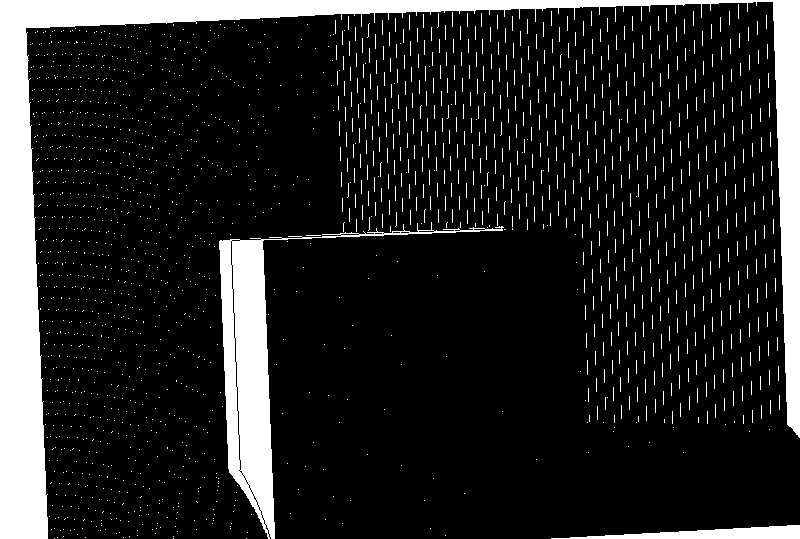
%> input picture estimation_inpainting/mask.png, 800 x 539 px
$ octave main_2plan.m   (GNU Octave 9; MATLAB toolbox functions it lacks are replaced by stand-ins)
%> lines starting %> are read from the running program, lines starting %| are printed output that depends on the picture; in (x1, y1, x2, y2) boxes, pixels count from 0 and x2, y2 are one past the last pixel; in counts of white or black regions, pixels touching at a corner belong together; the program's own positions count from 1
### estimation_inpainting/getpatch.m
%---------------------------------------------------------------------
% Returns the indices for a 2w+1x2w+1 patch centered at pixel p.
%---------------------------------------------------------------------
function [Hp,rows,cols] = getpatch(sz,p, w)
	% Returns the indices for a 2w+1x2w+1 patch centered at pixel p.
	% [x,y] = ind2sub(sz,p);  % 2*w+1 == the patch size
	p = p-1; y=floor(p/sz(1))+1; p=rem(p,sz(1)); x=floor(p)+1;
	rows = max(x-w,1):min(x+w,sz(1));
	cols = (max(y-w,1):min(y+w,sz(2)))';
	Hp = sub2ndx(rows,cols,sz(1));
end


%---------------------------------------------------------------------
% Converts the (rows,cols) subscript-style indices to Matlab index-style
% indices.  Unforunately, 'sub2ind' cannot be used for this.
%---------------------------------------------------------------------
function N = sub2ndx(rows,cols,nTotalRows)
	X = rows(ones(length(cols),1),:);
	Y = cols(:,ones(1,length(rows)));
	N = X+(Y-1)*nTotalRows;
end

### estimation_inpainting/find_region.m
function plans = find_region(img, fillRegion)
    % Find_region finds ergions around the fill region with the k-means
    % and split the fill region with respect to the region found.

    %---------------------------------------------------------------------
    % COMMENTS
    %
    % To have accurate results, we must play with the number of regions
    % we want to find (warning, heavily time consuming)
    % And the size of the element strel for the dilatation and
    % erosion.
    % Thus we could have small homogenous regions
    %
    %---------------------------------------------------------------------
    %    PARAMETERS TO TUNE

    gradient_stregth = 20;
    gradient_stregth2 = 10;
    region_search_sz = 50; % The size of the window we are looking around
                           % the region to be filled, to find region
    erosion_stregth = 4; % By tuning this parameter, we keep more or less regions
    %---------------------------------------------------------------------


    %Define number of plan we want
    %nbPlan = 4; %starting by distinguish background to front

    [nCol nRow] = size(img);
    fillRegion = im2double(fillRegion);
    % Degrade image by removing values of the fill Region.
    img(fillRegion > 0) = 0;


    % Register all point we already have in our cluster
    % Starting with point inside the fillRegion because
    % We don't want them.
    patches_added = fillRegion;


    % First Deritative
    [Ix Iy] = gradient(img);
    Ix(Ix == 0) = 1.0;
    Iy(Iy == 0) = 1.0;
    Ix = abs(log(abs(Ix))).*sign(Iy);
    Iy = abs(log(abs(Iy))).*sign(Ix);
    % Second Deritative
    G2 = del2(img);
    % Our border:
    dR = find(conv2(fillRegion,[1,1,1;1,-8,1;1,1,1],'same')>0);

    % The cluster from which we will find the region.
    points = zeros(3,4); % stupid initialisation
    % stupid iterator variable
    i = 1;
    % Cordonnee des points trouves
    cord_points = zeros(1,1);

    for k=dR'

        Hp = getpatch([nCol nRow],k,region_search_sz);
        Hp = Hp(~(patches_added(Hp))); %take all the point around the fill region which are not yet in the cluster

        [sz1 sz2] = size(Hp);
        imgvect = reshape(img(Hp),sz1*sz2,1);
        dxvect= reshape(Ix(Hp),sz1*sz2,1);
        dyvect = reshape(Iy(Hp),sz1*sz2,1);

        gvect = reshape(G2(Hp),sz1*sz2,1);
        [cx cy ] = ind2sub([nCol nRow], Hp);
        %points(i:(i-1)+sz1*sz2, 1:6) = [imgvect 20*dxvect 20*dyvect 5*gvect cx cy];
        points(i:(i-1)+sz1*sz2, 1:4) = [10*imgvect dxvect dyvect gvect];
        cord_points(i:(i-1)+sz1*sz2) = Hp;
        %Update the patch added
        patches_added(Hp) = 1;
        % Update iterator
        i = i+(sz1*sz2);
    end


    % Estimate the number of plan

    variance = var( points(:,1))+var( points(:,2));
    nbPlan = 3

    % Find the region amoung those point
    [pixel_labels cluster_center] = kmeans(points, nbPlan, 'emptyaction', 'drop', 'onlinephase', 'on');
    [cordx cordy] = ind2sub(size(img), cord_points);
    [pixel_labels cluster_center] = kmeans([500*pixel_labels cordx' cordy'], 2, 'emptyaction', 'drop', 'onlinephase', 'on');
    %pixel_labels = reshape(cluster_idx,nCol,nRow);

     % For test puropose
    colors = [  1.0 0.0 0.0; 0.0 1.0 0.0; 0.0 0.0 1.0; 1.0 1.0 0.0;
                0.0 1.0 1.0; 1.0 0.0 1.0; 1.0 0.5 0.0; 0.5 1.0 0.0;
                0.5 0.0 0.0; 0.0 0.5 0.0; 0.0 0.0 0.5; 0.5 0.5 0.0;
                0.0 1.0 1.0; 1.0 0.0 1.0; 1.0 0.5 0.0; 0.5 1.0 0.0; ];

    %mask = patches_added-fillRegion;


    all_cord = zeros(1);
    tmp1 = zeros(size(img));
    tmp2 = zeros(size(img));
    tmp3 = zeros(size(img));

    nbPlan_find = 0;
    currSz = 0;

    [Ix Iy] = gradient(img);

    for i = 1:nbPlan;


        cord_of_region = find(pixel_labels == i);
        %[cordx cordy] = ind2sub([nCol nRow], cord_points(cord_of_region));
        region = zeros(size(img));
        region(cord_points(cord_of_region)) = 1.0;
        %se = strel('disk',3);
        %region = imerode(region,se);
        region =im2double(region);

        if find(region > 0.0)
                nbPlan_find = nbPlan_find+1;
                cord_points_region = find(region > 0.0);

                all_cord(currSz+1:currSz+length(cord_points_region)) = cord_points_region;
                currSz = currSz+length(cord_points_region);


                % Cordonnee of our center of our plan.
                [x_ind, y_ind] = ind2sub([nCol nRow], cord_points_region);

                centerx = round(median(x_ind));
                centery =  round(median(y_ind));

                z_value = img(cord_points_region) - Ix(cord_points_region).*(x_ind-centerx) - Iy(cord_points_region).*(y_ind-centery);

                a_value = Ix(cord_points_region);

                b_value = Iy(cord_points_region);

                tmp1(cord_points_region) = colors(nbPlan_find,1);
                tmp2(cord_points_region) = colors(nbPlan_find,2);
                tmp3(cord_points_region) = colors(nbPlan_find,3);

                plans(nbPlan_find).center = [centerx centery];
                plans(nbPlan_find).meanValue = mean((z_value));
                plans(nbPlan_find).dx = median((a_value));
                plans(nbPlan_find).dy = median((b_value));
                plans(nbPlan_find).points = cord_points_region;


       end
   end

       %img(ind) = plans(i).meanValue;

    tmp = img;
    tmp(all_cord) = 0.0;
    img2(:,:,1) = tmp+tmp1; img2(:,:,2) = tmp+tmp2; img2(:,:,3)= tmp + tmp3;
    figure; imshow(img2);

 end

### estimation_inpainting/main_2plan.m
clear all;
close all;
addpath('../estimation');


patch_size = 5;

% Estimation done. Load it:
mask = im2double(imread('mask.png'));
%> mask: size 539x800 double; values 0 (black) and 1 (white), 14.5% white; 1781 white regions (1778 under 20 px), largest, box (x1, y1, x2, y2) and area: (0, 0, 800, 539) 38965, (219, 222, 504, 539) 12056, (551, 525, 800, 539) 1830
imholes = zeros(size(mask));
im = im2double(imread('result.png'));
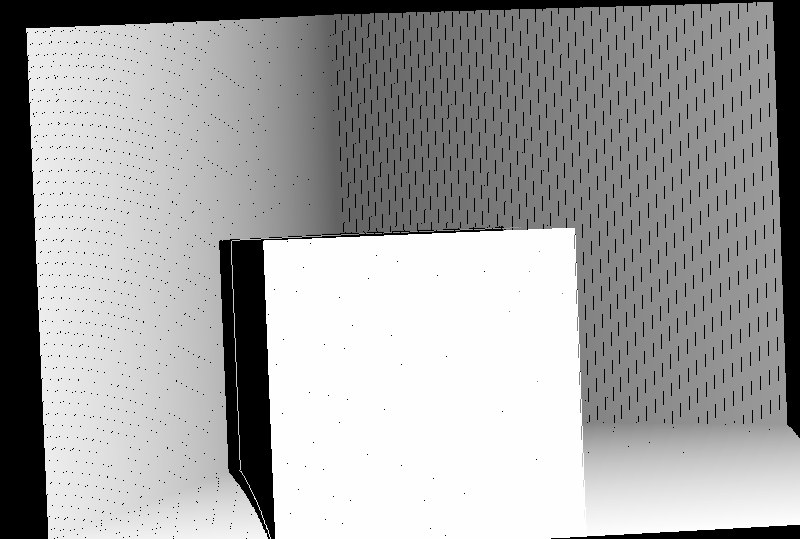
%> input picture estimation_inpainting/result.png, 800 x 539 px
%> im: size 539x800 double; min 0, max 1, mean 0.639
[nCol nRow] = size(im);
%> nCol = 539; nRow = 800

pointToFill = find(mask > 0);
%> pointToFill = 62705 values from 1 to 431200

for i=1:length(pointToFill)
	Hp = getpatch([nCol nRow], pointToFill(i), patch_size);
	Hp = Hp( mask(Hp) < 1 );
	if length(Hp) > (patch_size^2)*0.9
		im(pointToFill(i)) = mean(im(Hp));
	else
		imholes(pointToFill(i)) = 1.0;
	end
end
%> this loop made 62705 passes
%> rows in getpatch on passes 1 to 3: [1 2 3 4 5 6], [1 2 3 4 5 6 7], [1 2 3 4 5 6 7 8]
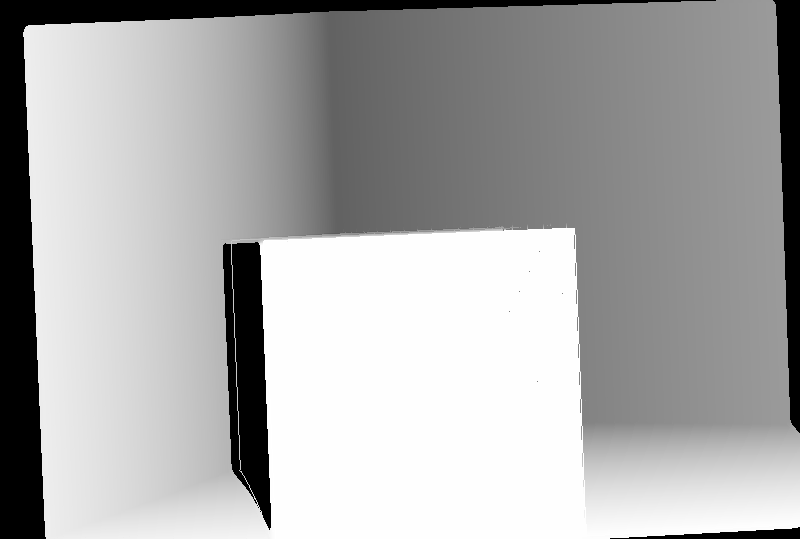
%> im: size 539x800 double; min 0, max 1, mean 0.668
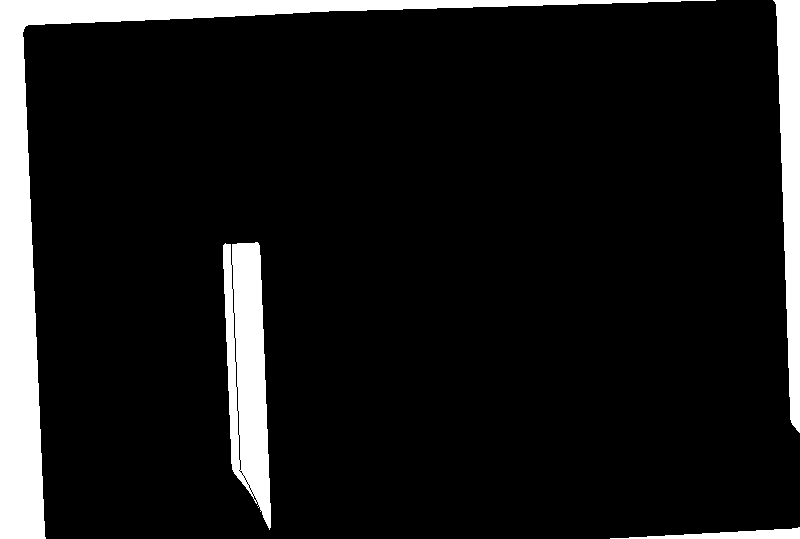
%> imholes: size 539x800 double; values 0 (black) and 1 (white), 10.2% white; 4 white regions, box (x1, y1, x2, y2) and area: (0, 0, 716, 539) 26267, (223, 242, 271, 530) 9278, (773, 0, 800, 433) 7176, (610, 527, 800, 539) 1085
%figure; imshow(im);


imfinal = im;
[components nbComp] = bwlabeln(imholes);
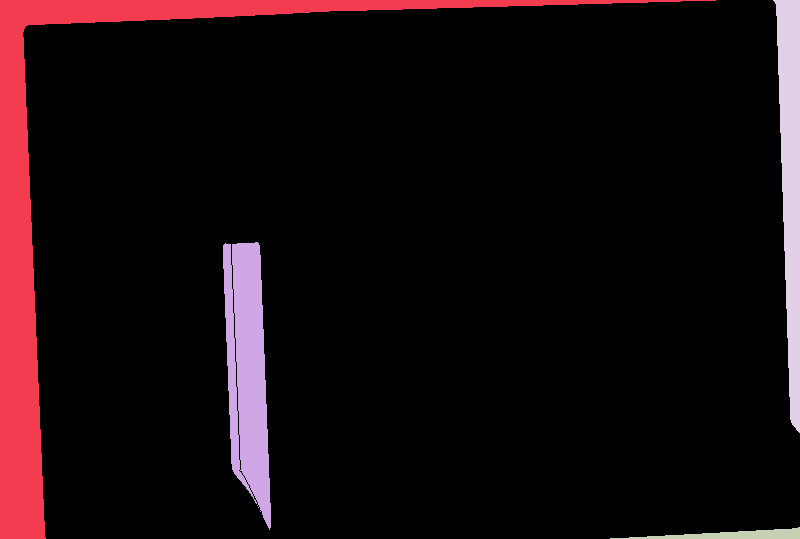
%> components: size 539x800 double; 5 distinct labels, from 0 to 4; one colour per label, 0 black
%> nbComp = 4
 for j = 1:nbComp;
 	cord_points_region = find(components == j);
 	mask = ones(size(im));
 	mask(cord_points_region) = 0.0;
 	fillRegion = ~mask;
	plans = find_region(im, fillRegion);
 	%separate_region(im, fillRegion);


end
%> this loop made 4 passes
%> variance in find_region on passes 1 to 4: 17.71, 13.48, 10.01, 69.42
%> pass 1, `fillRegion = ~mask;`:
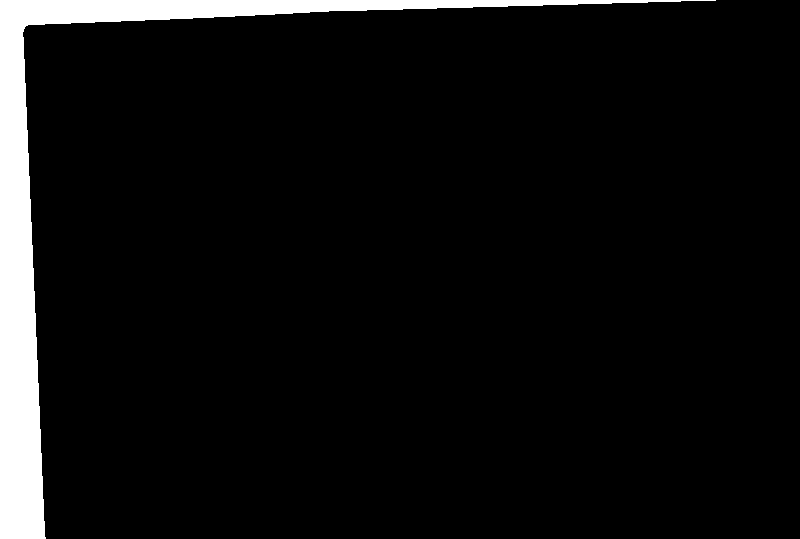
%> fillRegion: size 539x800 logical; 6.1% white; 1 white region, box (x1, y1, x2, y2) and area: (0, 0, 716, 539) 26267
%> pass 1, in find_region, `[Ix Iy] = gradient(img);`:
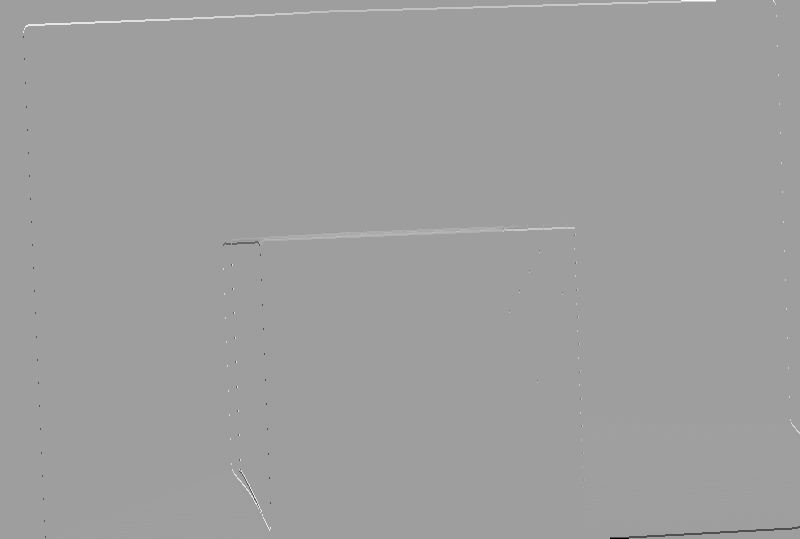
%> Iy: size 539x800 double; min -0.994, max 0.604, mean 0.0012; drawn with min black and max white
%> after the loop:
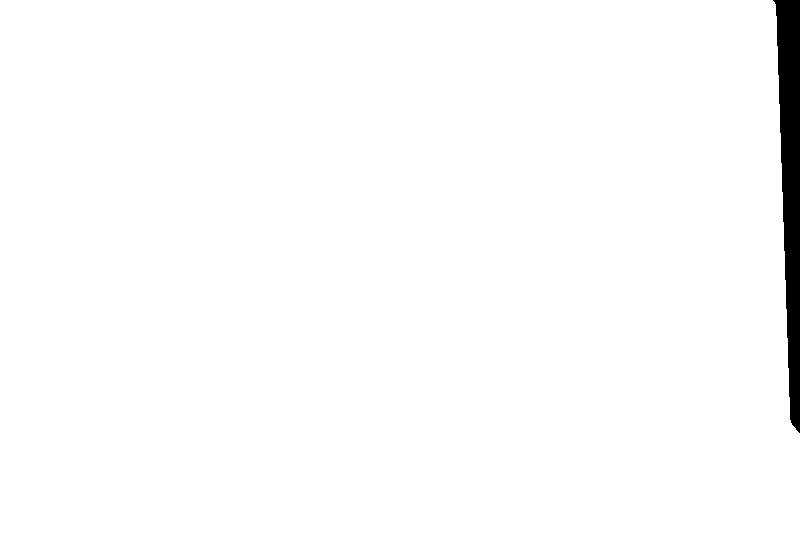
%> mask: size 539x800 double; values 0 (black) and 1 (white), 98.3% white; 1 black region, box (x1, y1, x2, y2) and area: (773, 0, 800, 433) 7176
